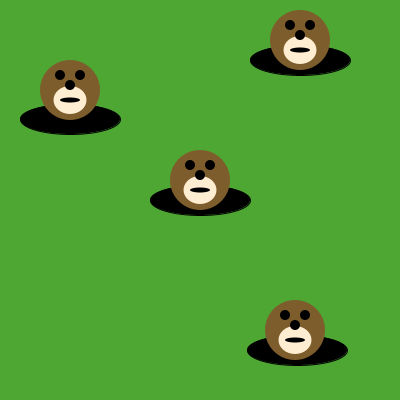
Frame 1 (no input)
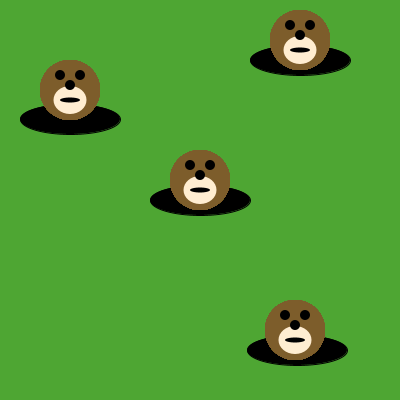
Frame 60 (the mouse pressed at the canvas centre just before this capture)
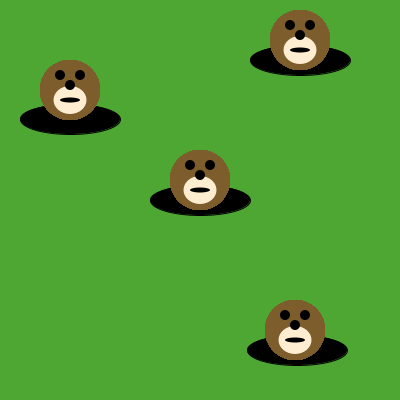
Frame 120 (the mouse held since frame 60 and released just before this capture)

The Processing sketch that drew these frames (run headless with seeded random() and noise(); from frame 60 on, the mouse is pressed at the canvas centre):

// Processing sketch: sketch_180730a
// ── sketch_180730a.pde
void draw() {
  drawMole (200,180);
drawMole(70,90);
drawMole(300,40);
drawMole(295,330);



}


void drawMole(int moleX, int moleY) {
     noStroke();
     fill(125, 93, 43);
     ellipse(moleX, moleY, 60, 60); // face
     fill(255, 237, 209);
     ellipse(moleX, moleY+10, 33, 28); 
     fill(0, 0, 0);
     ellipse(moleX-10, moleY-15, 10, 10); // eyes
     ellipse(moleX+10, moleY-15, 10, 10);
     ellipse(moleX, moleY-5, 10, 10); // nose
     ellipse(moleX, moleY+10, 20, 5); // mouth
}

void setup() {
     size(400, 400);
     background(78, 166, 51); // green grass
     fill(0, 0, 0);
     ellipse(200, 200, 100, 30); // holes!
     ellipse(70, 119, 100, 30);
     ellipse(300, 60, 100, 30);
     ellipse(297, 350, 100, 30);
}
